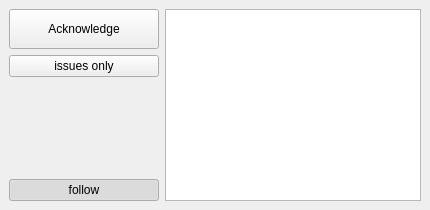
  <widget class="QDockWidget" name="log_dock">
   <property name="sizePolicy">
    <sizepolicy hsizetype="Preferred" vsizetype="MinimumExpanding">
     <horstretch>0</horstretch>
     <verstretch>0</verstretch>
    </sizepolicy>
   </property>
   <property name="baseSize">
    <size>
     <width>0</width>
     <height>0</height>
    </size>
   </property>
   <property name="allowedAreas">
    <set>Qt::BottomDockWidgetArea|Qt::TopDockWidgetArea</set>
   </property>
   <property name="windowTitle">
    <string>Session log</string>
   </property>
   <attribute name="dockWidgetArea">
    <number>8</number>
   </attribute>
   <widget class="QWidget" name="dockWidgetContents_2">
    <layout class="QHBoxLayout" name="horizontalLayout_9">
     <item>
      <layout class="QVBoxLayout" name="verticalLayout_10">
       <item>
        <widget class="QPushButton" name="btn_issues_ack">
         <property name="minimumSize">
          <size>
           <width>0</width>
           <height>40</height>
          </size>
         </property>
         <property name="toolTip">
          <string>Acknowledge all issues</string>
         </property>
         <property name="statusTip">
          <string>Acknowledge all issues</string>
         </property>
         <property name="text">
          <string>Acknowledge</string>
         </property>
        </widget>
       </item>
       <item>
        <widget class="QPushButton" name="btn_issues_only">
         <property name="toolTip">
          <string>Show issues only</string>
         </property>
         <property name="statusTip">
          <string>Show issues only</string>
         </property>
         <property name="text">
          <string>issues only</string>
         </property>
         <property name="checkable">
          <bool>true</bool>
         </property>
        </widget>
       </item>
       <item>
        <spacer name="verticalSpacer_3">
         <property name="orientation">
          <enum>Qt::Vertical</enum>
         </property>
         <property name="sizeHint" stdset="0">
          <size>
           <width>20</width>
           <height>40</height>
          </size>
         </property>
        </spacer>
       </item>
       <item>
        <widget class="QPushButton" name="btn_follow_logs">
         <property name="minimumSize">
          <size>
           <width>150</width>
           <height>0</height>
          </size>
         </property>
         <property name="toolTip">
          <string>Ensure latest events are visible</string>
         </property>
         <property name="statusTip">
          <string>Ensure latest events are visible</string>
         </property>
         <property name="text">
          <string>follow</string>
         </property>
         <property name="checkable">
          <bool>true</bool>
         </property>
         <property name="checked">
          <bool>true</bool>
         </property>
        </widget>
       </item>
      </layout>
     </item>
     <item>
      <widget class="QListWidget" name="log">
       <property name="font">
        <font>
         <family>Courier 10 Pitch</family>
        </font>
       </property>
       <property name="editTriggers">
        <set>QAbstractItemView::NoEditTriggers</set>
       </property>
       <property name="showDropIndicator" stdset="0">
        <bool>false</bool>
       </property>
       <property name="alternatingRowColors">
        <bool>false</bool>
       </property>
       <property name="selectionMode">
        <enum>QAbstractItemView::NoSelection</enum>
       </property>
       <property name="textElideMode">
        <enum>Qt::ElideNone</enum>
       </property>
       <property name="isWrapping" stdset="0">
        <bool>false</bool>
       </property>
       <property name="wordWrap">
        <bool>true</bool>
       </property>
      </widget>
     </item>
    </layout>
   </widget>
  </widget>
